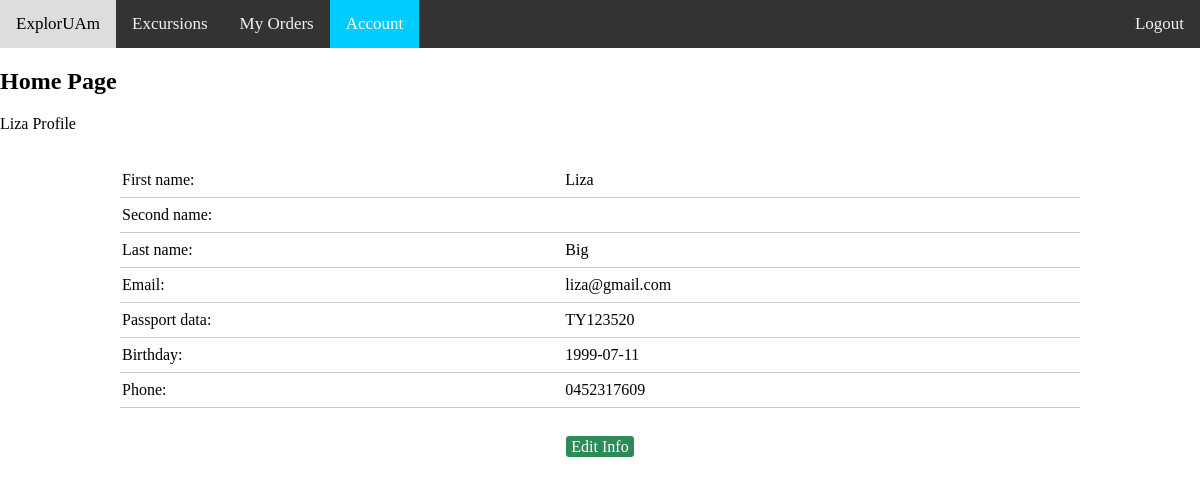
/user_view/user_info.php (signed in), run on the app's committed database.
### tables this page shows
CREATE TABLE IF NOT EXISTS `clients` (
  `id_client` int(11) NOT NULL AUTO_INCREMENT,
  `cl_login` varchar(32) NOT NULL,
  `cl_password` varchar(500) NOT NULL,
  `user_type` varchar(5) NOT NULL,
  `cl_surname` varchar(30) NOT NULL,
  `cl_name` varchar(30) NOT NULL,
  `cl_fname` varchar(30) DEFAULT NULL,
  `passport_n` varchar(8) DEFAULT NULL,
  `birthday` date NOT NULL,
  `email` varchar(50) NOT NULL,
  `cl_phone` varchar(10) NOT NULL,
  PRIMARY KEY (`id_client`)
);

### user_view/user_info.php (the view, shortened to what this page needs)
<?php
  require_once "../config.php";
  if (!isset($_SESSION['username'])) {
  	$_SESSION['msg'] = "You must log in first";
  	echo "LOG IN FIRST";
  	header('location:../login.php');
  }else{
      $username = $_SESSION['username'];
      $sql = mysqli_query($link, "SELECT * FROM clients WHERE cl_login='$username'");
      while ($row = mysqli_fetch_array($sql)){
          $lastname = $row['cl_surname'];
          $firstname = $row['cl_name'];
          $fname = $row['cl_fname'];
          $passport_num = $row['passport_n'];
          $birthday = $row['birthday'];
          $email = $row['email'];
          $phone = $row['cl_phone'];
      }
  }
?>
<!DOCTYPE html>
<html>
<head>
    <link rel="stylesheet" type="text/css" href="userstyle.css">
</head>
<body>
<div class="topnav"> <a>ExplorUAm</a>
    <a href="main.php">Excursions</a>
    <a href="user_order.php">My Orders</a>
    <a class="active"  href="user_info.php">Account</a>
    <a href="../logout.php" style="float:right"> Logout </a>
</div>
<div class="header">
    <h2>Home Page</h2>
</div>
<div class="content">
    <?php  if (isset($_SESSION['username'])) : ?>
        <p><?php echo $_SESSION['username']; ?> Profile</p>
    <table>
        <tr><td>First name:</td><td><?php echo $firstname; ?></td></tr>
        <tr><td>Second name:</td><td><?php echo $fname; ?></td></tr>
        <tr><td>Last name:</td><td><?php echo $lastname; ?></td></tr>
        <tr><td>Email:</td><td><?php echo $email; ?></td></tr>
        <tr><td>Passport data:</td><td><?php echo $passport_num; ?></td></tr>
        <tr><td>Birthday:</td><td><?php echo $birthday; ?></td></tr>
        <tr><td>Phone:</td><td><?php echo $phone; ?></td></tr>
    </table>
    <div align="center">
    <a href="edit_info.php" class="edit_btn"  >Edit Info</a>
  </div>
  <?php endif ?>
</div>
</body>
</html>

### user_view/userstyle.css (style rules this page uses)
body { margin: 0; }
.topnav { overflow: hidden; background-color: #333; }
.topnav a { float: left; color: #f2f2f2; text-align: center; padding: 14px 16px; text-decoration: none; font-size: 17px; }
.topnav a.active { background-color: #00CCFF; color: white; }
table { width: 80%; margin: 30px auto; border-collapse: collapse; text-align: left; }
tr { border-bottom: 1px solid #cbcbcb; }
th, td { border: none; height: 30px; padding: 2px; }
.edit_btn { text-decoration: none; padding: 2px 5px; background: #2E8B57; color: white; border-radius: 3px; }

### data on the page
clients: cl_name "Liza", cl_surname "Big", email "liza@gmail.com", passport_n "TY123520", birthday "1999-07-11", cl_phone "0452317609"

### other printed values
$_SESSION['username'] "Liza"
